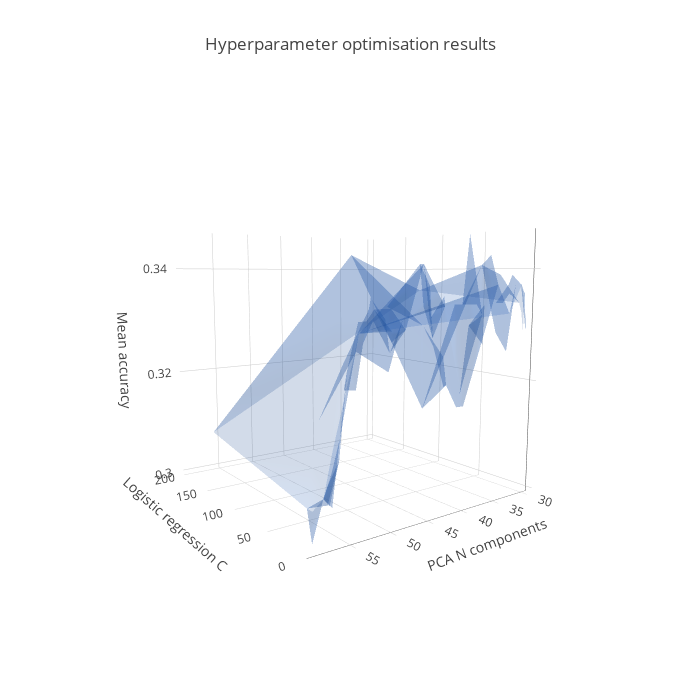

The notebook cell saved with this chart:
### Markdown cell above
### Plot the results of hyperparameter optimisation

We can plot the results of the randomised search on a 3D mesh, with the two optimised parameters on the X and Y axes and accuracy on the Z axis. This is produced using [plotly](http://plot.ly/).

### Code cell
init_notebook_mode(connected=True)

trace = go.Mesh3d(x=results.param_logisticregression__C,
                  y=results.param_unsupervisedspatialfilter__estimator__n_components,
                  z=results.mean_test_score, 
                  color='#275fb5', opacity=0.20)

layout = go.Layout(
    title='Hyperparameter optimisation results',
    autosize=True,
    width=700,
    height=700,
    scene = dict(
    xaxis = dict(
        title='Logistic regression C'),
    yaxis = dict(
        title='PCA N components'),
    zaxis = dict(
        title='Mean accuracy'),)
)

fig = go.Figure(data=[trace], layout=layout)
iplot(fig)

### Figure 1 — Plotly figure (JSON) as saved in the notebook; plotly's stock layout.template omitted (floating-point values rounded to 4 significant figures)
{"data": [{"color": "#275fb5", "opacity": 0.2, "type": "mesh3d", "uid": "de612618-875b-4cb3-a9ed-6eb6ee1849be", "x": [1.455, 25.42, 1.38, 11.41, 11.94, 8.632, 5.755, 122.5, 7.634, 11.82, 3.007, 7.698, 0.9272, 0.6466, 17.8, 22.03, 9.061, 0.4956, 0.9568, 22.39, 0.8928, 3.584, 3.557, 7.148, 11.2, 16.96, 10.64, 21.86, 2.578, 72.84, 7.443, 0.5271, 1.773, 8.135, 7.388, 10.06, 1.076, 3.13, 0.09389, 16.52, 6.734, 0.6473, 2.222, 4.713, 8.149, 1.427, 1.542, 1.194, 0.5382, 1.083, 0.7934, 5.602, 4.819, 8.658, 5.723, 12.46, 21.3, 3.326, 13.51, 2.608, 0.4417, 5.752, 5.142, 0.6071, 2.555, 11.68, 3.012, 2.299, 0.7892, 2.166, 1.542, 2.562, 17.69, 0.5107, 0.26, 36.52, 7.039, 1.795, 5.335, 8.139, 9.59, 2.032, 6.893, 14.24, 3.238, 4.521, 5.454, 4.571, 2.497, 3.704, 7.485, 9.07, 18.15, 12.99, 195.3, 3.17, 3.575, 7.282, 12.23, 0.5631], "y": [57, 56, 45, 41, 44, 37, 30, 30, 34, 49, 55, 32, 32, 40, 39, 48, 54, 58, 54, 43, 41, 57, 39, 36, 43, 35, 38, 31, 33, 47, 45, 33, 45, 42, 50, 57, 30, 37, 54, 38, 42, 57, 37, 57, 30, 53, 50, 37, 43, 43, 50, 52, 53, 44, 57, 31, 52, 59, 55, 56, 50, 59, 44, 31, 59, 45, 30, 57, 30, 50, 31, 50, 54, 35, 57, 41, 55, 56, 48, 35, 48, 52, 44, 33, 54, 32, 33, 40, 48, 39, 52, 59, 32, 32, 56, 52, 30, 42, 39, 46], "z": [0.3105, 0.3172, 0.3322, 0.3205, 0.3322, 0.3339, 0.3322, 0.3356, 0.3289, 0.3239, 0.3255, 0.3372, 0.3372, 0.3172, 0.3339, 0.3339, 0.3239, 0.3072, 0.3322, 0.3306, 0.3172, 0.3055, 0.3306, 0.3389, 0.3272, 0.3406, 0.3456, 0.3389, 0.3255, 0.3422, 0.3339, 0.3322, 0.3356, 0.3255, 0.3322, 0.3088, 0.3289, 0.3322, 0.3306, 0.3339, 0.3239, 0.3055, 0.3272, 0.3088, 0.3339, 0.3322, 0.3339, 0.3339, 0.3339, 0.3356, 0.3289, 0.3356, 0.3289, 0.3372, 0.3055, 0.3356, 0.3272, 0.3005, 0.3239, 0.3122, 0.3306, 0.3038, 0.3289, 0.3372, 0.3055, 0.3406, 0.3356, 0.3088, 0.3306, 0.3339, 0.3372, 0.3272, 0.3255, 0.3372, 0.3139, 0.3155, 0.3222, 0.3155, 0.3322, 0.3422, 0.3339, 0.3339, 0.3322, 0.3339, 0.3222, 0.3389, 0.3289, 0.3189, 0.3306, 0.3239, 0.3339, 0.3055, 0.3356, 0.3339, 0.3072, 0.3322, 0.3289, 0.3205, 0.3272, 0.3406]}], "layout": {"autosize": true, "height": 700, "scene": {"aspectmode": "auto", "aspectratio": {"x": 1, "y": 1, "z": 1}, "camera": {"center": {"x": 0, "y": 0, "z": 0}, "eye": {"x": -1.97, "y": 1.43, "z": 0.3356}, "projection": {"type": "perspective"}, "up": {"x": 0, "y": 0, "z": 1}}, "xaxis": {"title": {"text": "Logistic regression C"}, "type": "linear"}, "yaxis": {"title": {"text": "PCA N components"}, "type": "linear"}, "zaxis": {"title": {"text": "Mean accuracy"}, "type": "linear"}}, "title": {"text": "Hyperparameter optimisation results"}, "width": 700}}
